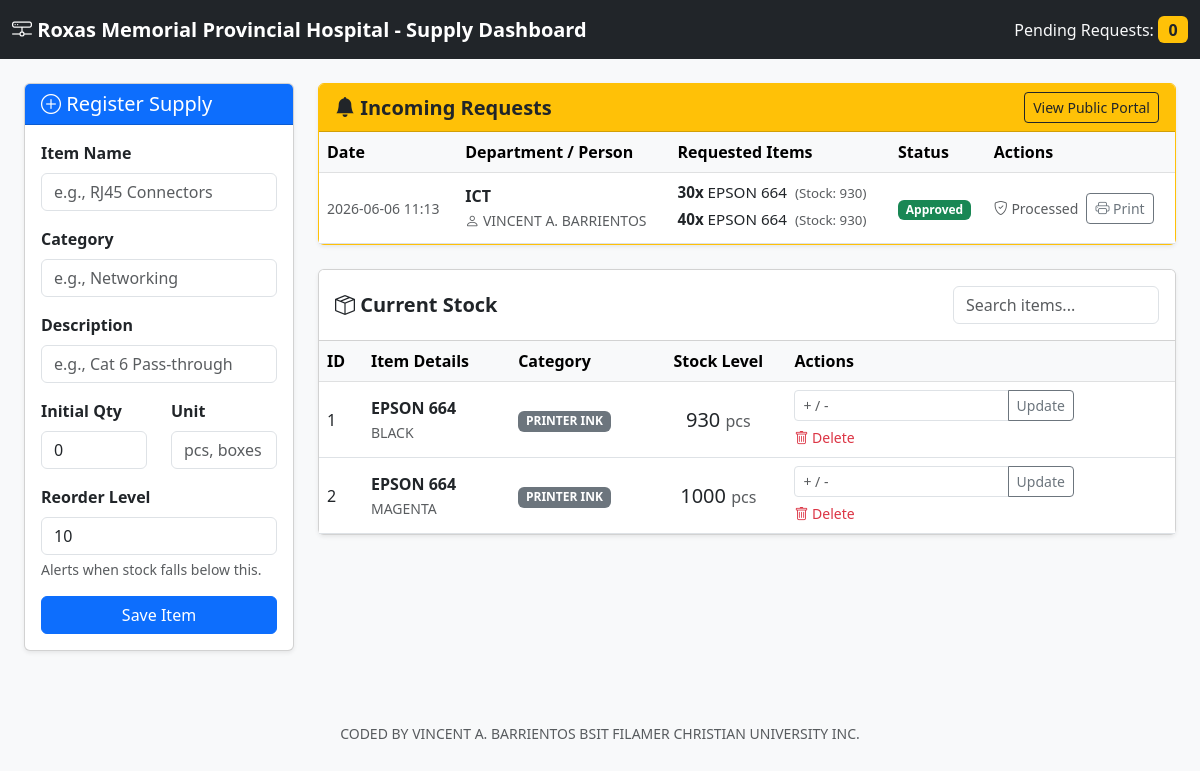
/dashboard, run on the app's committed database.
### app.py (models this page shows)
class DepartmentRequest(db.Model):
    __tablename__ = 'department_requests'
    id = db.Column(db.Integer, primary_key=True)
    batch_id = db.Column(db.String(50), nullable=False)
    department_name = db.Column(db.String(100), nullable=False)
    requested_by = db.Column(db.String(100), nullable=False)
    supply_id = db.Column(db.Integer, db.ForeignKey('supplies.id'), nullable=False)
    quantity = db.Column(db.Integer, nullable=False)
    purpose = db.Column(db.String(255), nullable=False)
    status = db.Column(db.String(20), default='Pending')
    created_at = db.Column(db.DateTime, default=datetime.utcnow)
    supply = db.relationship('Supply', backref=db.backref('requests', lazy=True))

class Supply(db.Model):
    __tablename__ = 'supplies'
    id = db.Column(db.Integer, primary_key=True)
    name = db.Column(db.String(150), nullable=False)
    category = db.Column(db.String(100), nullable=True)
    description = db.Column(db.String(255), nullable=True)
    quantity = db.Column(db.Integer, nullable=False, default=0)
    unit = db.Column(db.String(50), nullable=False)
    reorder_level = db.Column(db.Integer, nullable=False, default=10)
    created_at = db.Column(db.DateTime, default=datetime.utcnow)
    updated_at = db.Column(db.DateTime, default=datetime.utcnow, onupdate=datetime.utcnow)

### app.py (the view)
@app.route('/dashboard')
def dashboard():
    supplies = Supply.query.all()
    all_requests = DepartmentRequest.query.order_by(DepartmentRequest.created_at.desc()).all()
    grouped_batches = {}
    for req in all_requests:
        if req.batch_id not in grouped_batches:
            grouped_batches[req.batch_id] = {
                'batch_id': req.batch_id,
                'created_at': req.created_at,
                'department_name': req.department_name,
                'requested_by': req.requested_by,
                'status': req.status,
                'items': []
            }
        grouped_batches[req.batch_id]['items'].append(req)
    requests_to_display = list(grouped_batches.values())
    pending_count = len([b for b in requests_to_display if b['status'] == 'Pending'])
    return render_template(
        'dashboard.html',
        items=supplies,
        requests=requests_to_display,
        pending_count=pending_count
    )

### templates/dashboard.html (shortened to what this page needs)
<!DOCTYPE html>
<html lang="en">
<head>
    <link href="https://cdn.jsdelivr.net/npm/bootstrap@5.3.0/dist/css/bootstrap.min.css" rel="stylesheet">
    <link rel="stylesheet" href="https://cdn.jsdelivr.net/npm/bootstrap-icons@1.10.5/font/bootstrap-icons.css">
</head>
<body>
    <nav class="navbar navbar-expand-lg navbar-dark bg-dark mb-4">
        <div class="container-fluid">
            <a class="navbar-brand" href="/">
                <i class="bi bi-hdd-network"></i> Roxas Memorial Provincial Hospital - Supply Dashboard
            </a>
            <span class="navbar-text text-light">
                Pending Requests: <span class="badge bg-warning text-dark fs-6" id="navPendingCount">{{ pending_count }}</span>
            </span>
        </div>
    </nav>
    <div class="container-fluid px-4">
        <div class="row">
            <div class="col-md-4 col-lg-3 mb-4">
                <div class="card shadow-sm">
                    <div class="card-header bg-primary text-white">
                        <h5 class="card-title mb-0"><i class="bi bi-plus-circle"></i> Register Supply</h5>
                    </div>
                    <div class="card-body">
                        <form action="/add" method="POST">
                            <div class="mb-3">
                                <label class="form-label fw-bold">Item Name</label>
                                <input type="text" class="form-control" name="name" placeholder="e.g., RJ45 Connectors" required>
                            </div>
                            <div class="mb-3">
                                <label class="form-label fw-bold">Category</label>
                                <input type="text" class="form-control" name="category" placeholder="e.g., Networking">
                            </div>
                            <div class="mb-3">
                                <label class="form-label fw-bold">Description</label>
                                <input type="text" class="form-control" name="description" placeholder="e.g., Cat 6 Pass-through">
                            </div>
                            <div class="row mb-3">
                                <div class="col-6">
                                    <label class="form-label fw-bold">Initial Qty</label>
                                    <input type="number" class="form-control" name="quantity" value="0" required>
                                </div>
                                <div class="col-6">
                                    <label class="form-label fw-bold">Unit</label>
                                    <input type="text" class="form-control" name="unit" placeholder="pcs, boxes" required>
                                </div>
                            </div>
                            <div class="mb-3">
                                <label class="form-label fw-bold">Reorder Level</label>
                                <input type="number" class="form-control" name="reorder_level" value="10" required>
                                <div class="form-text">Alerts when stock falls below this.</div>
                            </div>
                            <button type="submit" class="btn btn-primary w-100">Save Item</button>
                        </form>
                    </div>
                </div>
            </div>
            <div class="col-md-8 col-lg-9">
                <div class="card shadow-sm border-warning mb-4">
                    <div class="card-header bg-warning text-dark d-flex justify-content-between align-items-center py-2">
                        <h5 class="card-title mb-0 fw-bold"><i class="bi bi-bell-fill"></i> Incoming Requests</h5>
                        <a href="/portal" target="_blank" class="btn btn-sm btn-outline-dark">View Public Portal</a>
                    </div>
                    <div class="card-body p-0 table-responsive">
                        <table class="table table-hover mb-0">
                            <thead class="table-light">
                                <tr>
                                    <th>Date</th>
                                    <th>Department / Person</th>
                                    <th>Requested Items</th>
                                    <th>Status</th>
                                    <th>Actions</th>
                                </tr>
                            </thead>
                            <tbody>
                                {% for batch in requests %}
                                <tr class="align-middle">
                                    <td class="small text-muted">{{ batch['created_at'].strftime('%Y-%m-%d %H:%M') }}</td>
                                    <td>
                                        <strong>{{ batch['department_name'] }}</strong><br>
                                        <small class="text-muted"><i class="bi bi-person"></i> {{ batch['requested_by'] }}</small>
                                    </td>
                                    <td>
                                        <ul class="list-unstyled mb-0">
                                            {% for req in batch['items'] %}
                                            <li class="mb-1" style="font-size: 0.95em;">
                                                <span class="fw-bold">{{ req.quantity }}x</span> {{ req.supply.name }}
                                                <small class="text-muted ms-1">(Stock: {{ req.supply.quantity }})</small>
                                            </li>
                                            {% endfor %}
                                        </ul>
                                    </td>
                                    <td>
                                        {% if batch['status'] == 'Pending' %}
                                            <span class="badge bg-warning text-dark">Pending</span>
                                        {% elif batch['status'] == 'Approved' %}
                                            <span class="badge bg-success">Approved</span>
                                        {% else %}
                                            <span class="badge bg-danger">Denied</span>
                                        {% endif %}
                                    </td>
                                   <td>
                                        {% if batch['status'] == 'Pending' %}
                                        <div class="btn-group" role="group">
                                            <a href="/process-batch/{{ batch['batch_id'] }}/approve" class="btn btn-sm btn-success" title="Approve Entire Batch">
                                                <i class="bi bi-check-lg"></i>
                                            </a>
                                            <a href="/process-batch/{{ batch['batch_id'] }}/deny" class="btn btn-sm btn-danger" title="Deny Entire Batch">
                                                <i class="bi bi-x-lg"></i>
                                            </a>
                                            <a href="/print-bulk/{{ batch['batch_id'] }}" target="_blank" class="btn btn-sm btn-secondary" title="Print Pending Request">
                                                <i class="bi bi-printer"></i>
                                            </a>
                                        </div>
                                        {% else %}
                                            <div class="d-flex align-items-center">
                                                <span class="text-muted small me-2"><i class="bi bi-shield-check"></i> Processed</span>
                                                <a href="/print-bulk/{{ batch['batch_id'] }}" target="_blank" class="btn btn-sm btn-outline-secondary" title="Print Approved/Denied Record">
                                                    <i class="bi bi-printer"></i> Print
                                                </a>
                                            </div>
                                        {% endif %}
                                    </td>
                                </tr>
                                {% else %}
                                <tr>
                                    <td colspan="5" class="text-center py-3 text-muted">No pending requests.</td>
                                </tr>
                                {% endfor %}
                            </tbody>
                        </table>
                    </div>
                </div>
                <div class="card shadow-sm">
                    <div class="card-header bg-white d-flex justify-content-between align-items-center py-3">
                        <h5 class="card-title mb-0 fw-bold"><i class="bi bi-box-seam"></i> Current Stock</h5>
                        <input type="text" id="searchInput" class="form-control w-25" placeholder="Search items...">
                    </div>
                    <div class="card-body p-0 table-responsive">
                        <table class="table table-hover mb-0" id="inventoryTable">
                            <thead class="table-light">
                                <tr>
                                    <th>ID</th>
                                    <th>Item Details</th>
                                    <th>Category</th>
                                    <th class="text-center">Stock Level</th>
                                    <th>Actions</th>
                                </tr>
                            </thead>
                            <tbody>
                                {% for item in items %}
                                <tr class="{% if item.quantity <= item.reorder_level %}low-stock-row{% endif %} align-middle">
                                    <td>{{ item.id }}</td>
                                    <td>
                                        <strong>{{ item.name }}</strong><br>
                                        <small class="text-muted">{{ item.description }}</small>
                                    </td>
                                    <td><span class="badge bg-secondary">{{ item.category }}</span></td>
                                    <td class="text-center">
                                        <h5 class="mb-0">
                                            {{ item.quantity }} <small class="text-muted fs-6">{{ item.unit }}</small>
                                        </h5>
                                    </td>
                                    <td>
                                        <form action="/update/{{ item.id }}" method="POST" class="d-flex align-items-center mb-1">
                                            <div class="input-group input-group-sm w-75">
                                                <input type="number" class="form-control" name="adjustment" placeholder="+ / -" required>
                                                <button class="btn btn-outline-secondary" type="submit">Update</button>
                                            </div>
                                        </form>
                                        <a href="/delete/{{ item.id }}" class="text-danger small text-decoration-none" onclick="return confirm('Are you sure you want to delete {{ item.name }}?')">
                                            <i class="bi bi-trash"></i> Delete
                                        </a>
                                    </td>
                                </tr>
                                {% endfor %}
                            </tbody>
                        </table>
                    </div>
                </div>
            </div>
        </div>
        <footer class="text-center mt-5 mb-4 text-muted small">
            <p>CODED BY VINCENT A. BARRIENTOS BSIT FILAMER CHRISTIAN UNIVERSITY INC.</p>
        </footer>
    </div>
</body>
</html>

### templates/dashboard.html (style rules this page uses)
body { background-color: #f8f9fa; }
.navbar-brand { font-weight: 600; }

### data on the page
DepartmentRequest: created_at "2026-06-06 11:13", department_name "ICT", requested_by "VINCENT A. BARRIENTOS", quantity "30", supply.name "EPSON 664", supply.quantity "930", status "Approved"
DepartmentRequest: quantity "40", supply.name "EPSON 664", supply.quantity "930"
Supply: id "1", name "EPSON 664", description "BLACK", category "PRINTER INK", quantity "930", unit "pcs"
Supply: id "2", name "EPSON 664", description "MAGENTA", category "PRINTER INK", quantity "1000", unit "pcs"

### other printed values
{{ pending_count }} "0"
